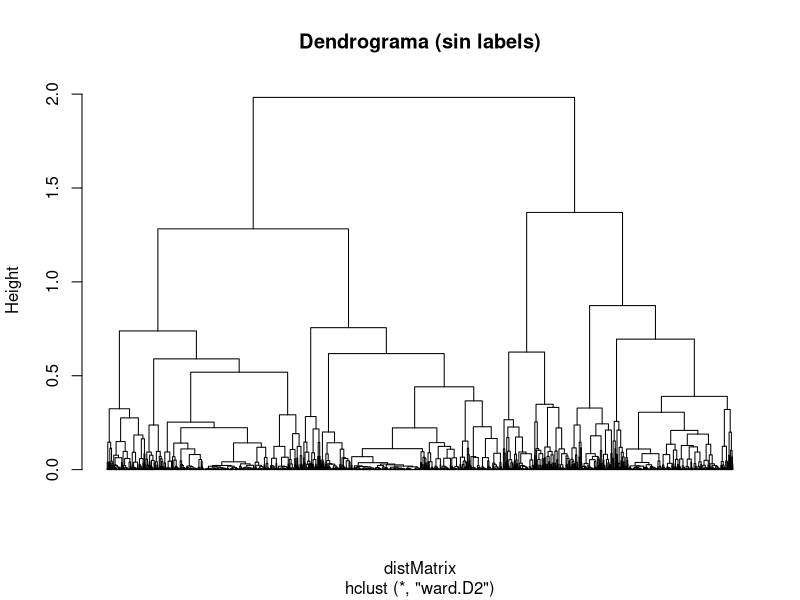
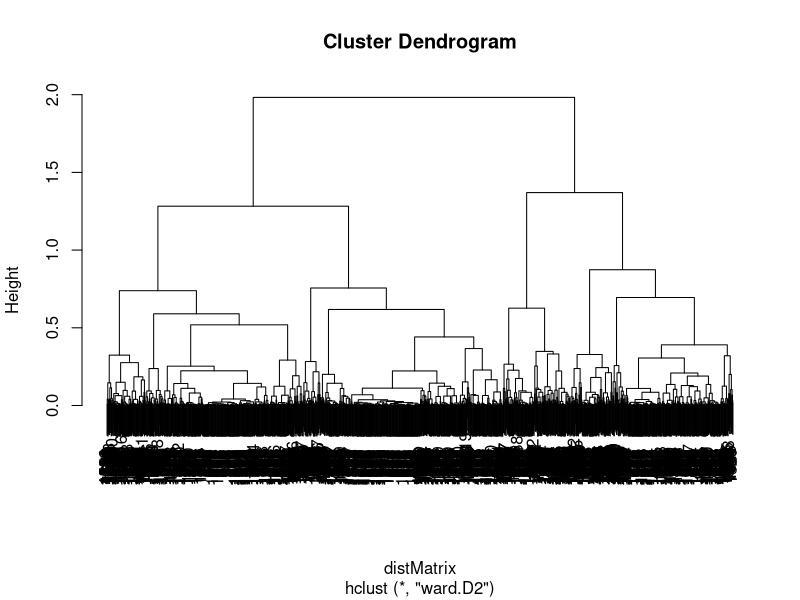
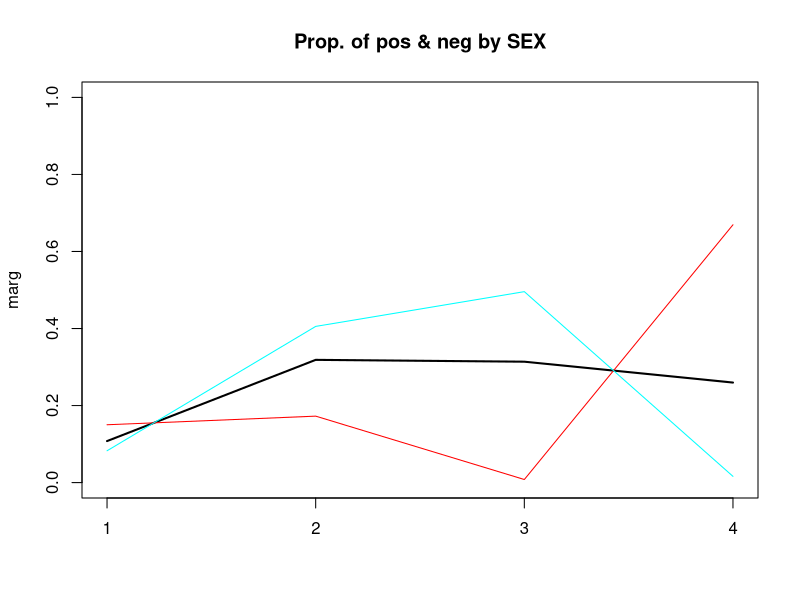
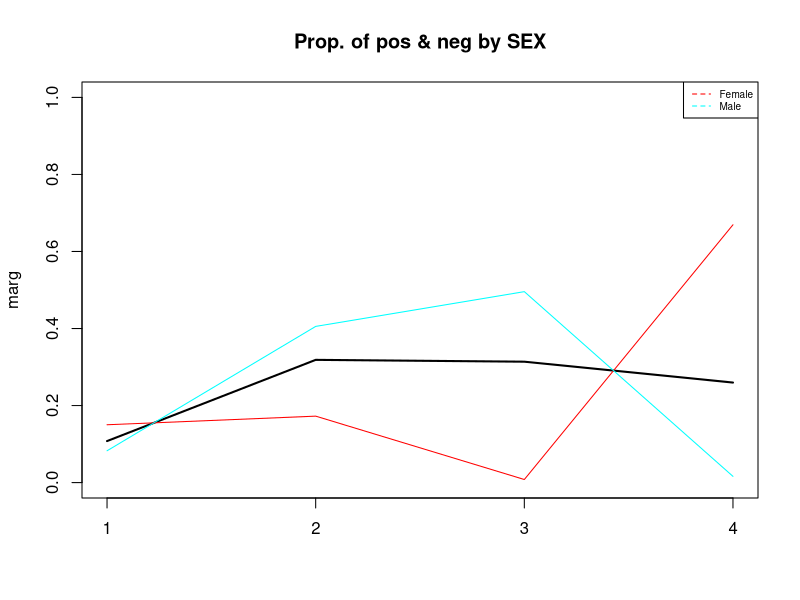
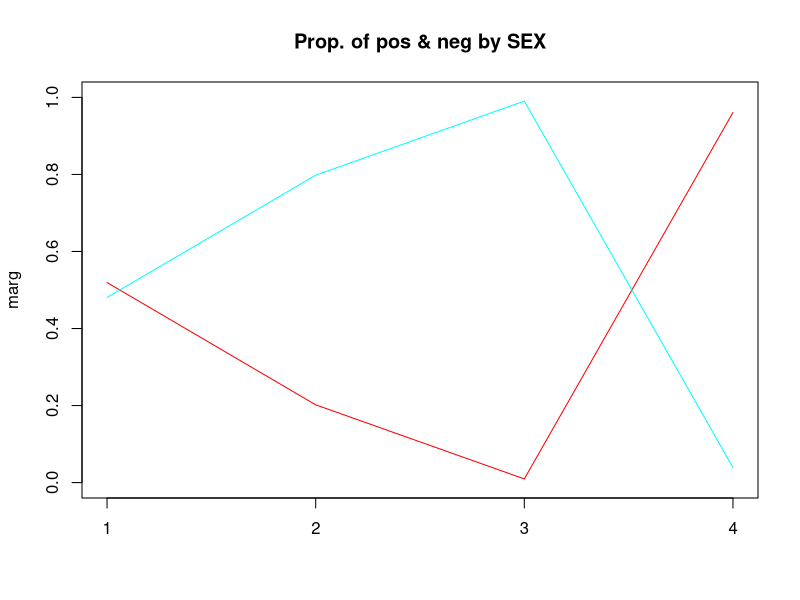
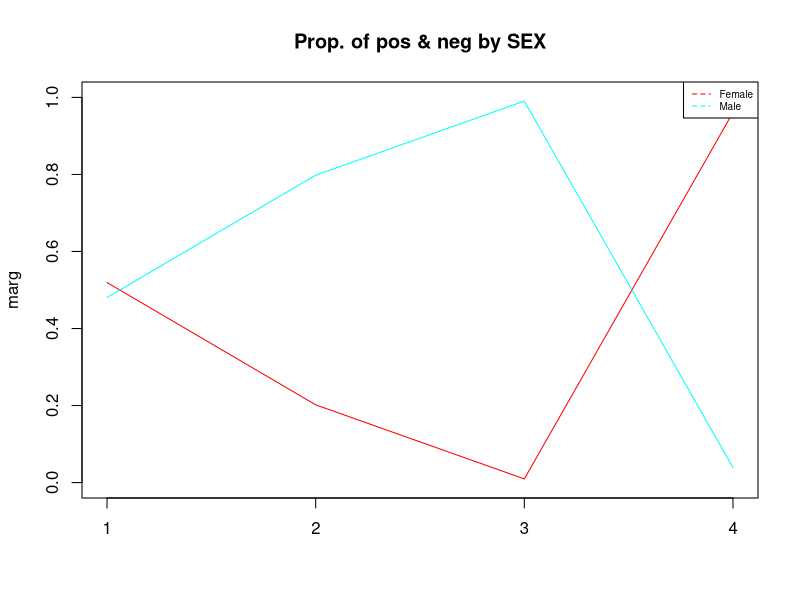
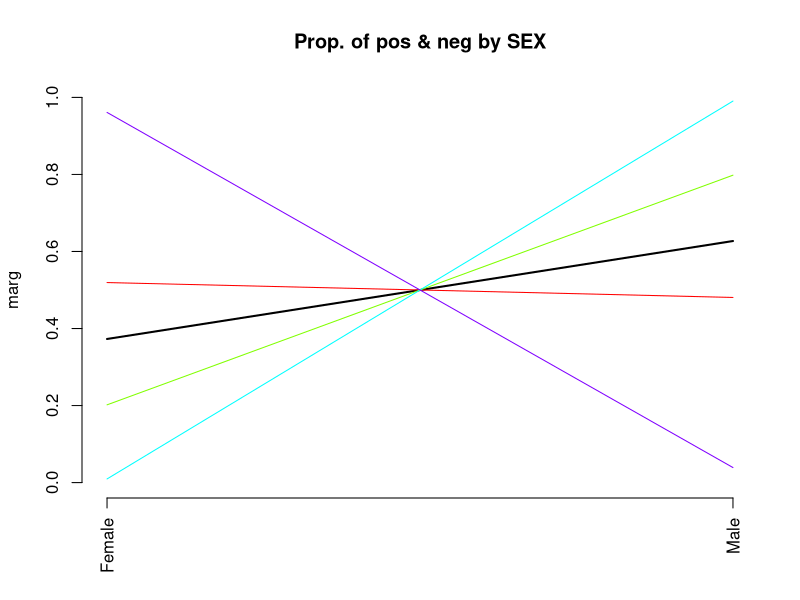
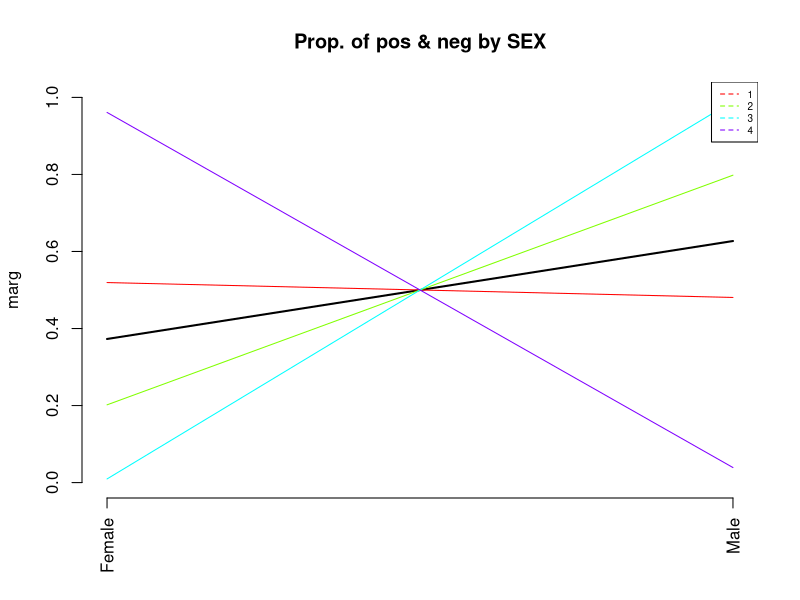

These charts were generated, in order, by the following R code:
## ---- chunk 1

#  READING CREDSCO_BIN
# load("d:/karina/docencia/DataMiningEI/Practiques/2CredscoProfiling/credscok_bin")


#read data only if required
#setwd("C:/Users/sambh/Desktop/UNI/4-Q1/MD/MD")
setwd("~/Documents/UNI/MD/MD2526/")
dd <- read.table("preprocessed_final.csv",header=T, sep=, ',' , dec='.');
                  
names(dd)

#Dictamen    <- as.factor(Dictamen)
#levels(Dictamen) <- c(NA, "positiu","negatiu")

library(cluster)

#dissimilarity matrix
#do not include in actives the identifier variables nor the potential response variable


dd$SEX <- factor(dd$SEX, 
                         levels= c(0,1), 
                         labels = c("Female", "Male"))
dd$INF_ANAM <- factor(dd$INF_ANAM, 
                              levels= c(0,1,2,3), 
                              labels = c("zero", "one", "two", ">=three"))
dd$STENOK_AN <- factor(dd$STENOK_AN, 
                               levels= c(0,1,2,3,4,5,6), 
                               labels = c("never", "last year", "one year ago", 
                                          "two years ago", "three years ago", "4-5 years ago", ">=5 years ago"))
dd$LET_IS <- factor(dd$LET_IS,                      
                            levels= c(0,1,2,3,4,5,6,7), 
                            labels = c("unknown (alive)" ,"cardiogenic shock","pulmonary edema",
                                       "myocardial rupture","progress of congestive HF",
                                       "thromboembolism", "asystole", "ventricular fibrillation"))
dd$GB <- factor(dd$GB,                      
                        levels= c(0,1,2,3), 
                        labels = c("there is no EH","Stage 1","Stage 2","Stage 3"))
dd$SIM_GIPERT <- factor(dd$SIM_GIPERT,                      
                                levels= c(0,1), 
                                labels = c("no", "yes"))
dd$ZSN_A <- factor(dd$ZSN_A,
                           ordered = TRUE,                           # EN R NO SE PUEDE HACER ORDEN PARCIAL! ASÍ QUE LO DEJAMOS ASÍ
                           levels= c(0,1,2,3,4), 
                           labels = c("there is no CHF",
                                      "I stage",
                                      "IIÐ stage (HF due to R VSD)",
                                      "IIÐ stage (HF due to L VSD)",
                                      "IIB stage (HF due to L and R VSD)"))
dd$endocr_01 <- factor(dd$endocr_01,                      
                               levels= c(0,1), 
                               labels = c("no", "yes"))

actives<-c(1:16)
dissimMatrix <- daisy(dd[,actives], metric = "gower", stand=TRUE)

distMatrix<-dissimMatrix^2

h1 <- hclust(distMatrix,method="ward.D2")  # NOTICE THE COST
#versions noves "ward.D" i abans de plot: par(mar=rep(2,4)) si se quejara de los margenes del plot
plot(h1, labels = FALSE, hang = -1, main = "Dendrograma (sin labels)")


plot(h1)

k<-4

c2 <- cutree(h1,k)
n <- nrow(dd)

#Calcula els valor test de la variable Xnum per totes les modalitats del factor P
ValorTestXnum <- function(Xnum,P){
  #freq dis of fac
  nk <- as.vector(table(P)); 
  n <- sum(nk); 
  #mitjanes x grups
  xk <- tapply(Xnum,P,mean);
  #valors test
  txk <- (xk-mean(Xnum))/(sd(Xnum)*sqrt((n-nk)/(n*nk))); 
  #p-values
  pxk <- pt(txk,n-1,lower.tail=F);
  for(c in 1:length(levels(as.factor(P)))){if (pxk[c]>0.5){pxk[c]<-1-pxk[c]}}
  return (pxk)
}




ValorTestXquali <- function(P,Xquali){
  taula <- table(P,Xquali);
  n <- sum(taula); 
  pk <- apply(taula,1,sum)/n;
  pj <- apply(taula,2,sum)/n;
  pf <- taula/(n*pk);
  pjm <- matrix(data=pj,nrow=dim(pf)[1],ncol=dim(pf)[2], byrow=TRUE);      
  dpf <- pf - pjm; 
  dvt <- sqrt(((1-pk)/(n*pk))%*%t(pj*(1-pj))); 
  #i hi ha divisions iguals a 0 dona NA i no funciona
  zkj <- dpf
  zkj[dpf!=0]<-dpf[dpf!=0]/dvt[dpf!=0]; 
  pzkj <- pnorm(zkj,lower.tail=F);
  for(c in 1:length(levels(as.factor(P)))){for (s in 1:length(levels(Xquali))){if (pzkj[c,s]> 0.5){pzkj[c,s]<-1- pzkj[c,s]}}}
  return (list(rowpf=pf,vtest=zkj,pval=pzkj))
}


#source("file")
#dades contain the dataset
dades<-dd
#dades<-dd[filtro,]
#dades<-df
K<-dim(dades)[2]
par(ask=TRUE)


#P must contain the class variable
#P<-dd[,3]
P<-c2
#P<-dd[,18]
nameP<-"classe"
#P<-df[,33]

nc<-length(levels(factor(P)))
nc
pvalk <- matrix(data=0,nrow=nc,ncol=K, dimnames=list(levels(P),names(dades)))
nameP<-"Class"

for(k in 1:K){
  if (is.numeric(dades[,k])){ 
      print(paste("Anàlisi per classes de la Variable:", names(dades)[k]))

      boxplot(dades[,k]~P, main=paste("Boxplot of", names(dades)[k], "vs", nameP ), horizontal=TRUE)
      
      barplot(tapply(dades[[k]], P, mean),main=paste("Means of", names(dades)[k], "by", nameP ))
      abline(h=mean(dades[[k]]))
      legend(0,mean(dades[[k]]),"global mean",bty="n")
      print("Estadístics per groups:")
      for(s in levels(as.factor(P))) {print(summary(dades[P==s,k]))}
      o<-oneway.test(dades[,k]~P)
      print(paste("p-valueANOVA:", o$p.value))
      kw<-kruskal.test(dades[,k]~P)
      print(paste("p-value Kruskal-Wallis:", kw$p.value))
      pvalk[,k]<-ValorTestXnum(dades[,k], P)
      print("p-values ValorsTest: ")
      print(pvalk[,k])      
      }
  
  #else{
   #     if(class(dd[,k])=="Date"){
    #      print(summary(dd[,k]))
     #     print(sd(dd[,k]))
          #decide breaks: weeks, months, quarters...
      #    hist(dd[,k],breaks="weeks")
       # }else{
          #qualitatives
      print(paste("Variable", names(dades)[k]))
      table<-table(P,dades[,k])
   #   print("Cross-table")
   #   print(table)
      rowperc<-prop.table(table,1)

   colperc<-prop.table(table,2)
   #  print("Distribucions condicionades a files")
   # print(rowperc)
   
   #ojo porque si la variable es true o false la identifica amb el tipus Logical i
   #aquest no te levels, por tanto, coertion preventiva
   
   dades[,k]<-as.factor(dades[,k])
   
   
   marg <- table(as.factor(P))/n
   print(append("Categories=",levels(as.factor(dades[,k]))))

   #from next plots, select one of them according to your practical case
   plot(marg,type="l",ylim=c(0,1),main=paste("Prop. of pos & neg by",names(dades)[k]))
   paleta<-rainbow(length(levels(dades[,k])))
   for(c in 1:length(levels(dades[,k]))){lines(colperc[,c],col=paleta[c]) }

   #with legend
   plot(marg,type="l",ylim=c(0,1),main=paste("Prop. of pos & neg by",names(dades)[k]))
   paleta<-rainbow(length(levels(dades[,k])))
   for(c in 1:length(levels(dades[,k]))){lines(colperc[,c],col=paleta[c]) }
   legend("topright", levels(dades[,k]), col=paleta, lty=2, cex=0.6)
   
   #condicionades a classes
   print(append("Categories=",levels(dades[,k])))
   plot(marg,type="n",ylim=c(0,1),main=paste("Prop. of pos & neg by",names(dades)[k]))
   paleta<-rainbow(length(levels(dades[,k])))
   for(c in 1:length(levels(dades[,k]))){lines(rowperc[,c],col=paleta[c]) }
   
   #with legend
   plot(marg,type="n",ylim=c(0,1),main=paste("Prop. of pos & neg by",names(dades)[k]))
   paleta<-rainbow(length(levels(dades[,k])))
   for(c in 1:length(levels(dades[,k]))){lines(rowperc[,c],col=paleta[c]) }
   legend("topright", levels(dades[,k]), col=paleta, lty=2, cex=0.6)
   
   #amb variable en eix d'abcisses
   marg <-table(dades[,k])/n
      print(append("Categories=",levels(dades[,k])))
      plot(marg,type="l",ylim=c(0,1),main=paste("Prop. of pos & neg by",names(dades)[k]), las=3)
    #x<-plot(marg,type="l",ylim=c(0,1),main=paste("Prop. of pos & neg by",names(dades)[k]), xaxt="n")
   #text(x=x+.25, y=-1, adj=1, levels(CountryName), xpd=TRUE, srt=25, cex=0.7)
   paleta<-rainbow(length(levels(as.factor(P))))
      for(c in 1:length(levels(as.factor(P)))){lines(rowperc[c,],col=paleta[c]) }

      #with legend
      plot(marg,type="l",ylim=c(0,1),main=paste("Prop. of pos & neg by",names(dades)[k]), las=3)
      for(c in 1:length(levels(as.factor(P)))){lines(rowperc[c,],col=paleta[c])}
      legend("topright", levels(as.factor(P)), col=paleta, lty=2, cex=0.6)
   
   #condicionades a columna 
   plot(marg,type="n",ylim=c(0,1),main=paste("Prop. of pos & neg by",names(dades)[k]), las=3)
   paleta<-rainbow(length(levels(as.factor(P))))
   for(c in 1:length(levels(as.factor(P)))){lines(colperc[c,],col=paleta[c]) }
   
   #with legend
   plot(marg,type="n",ylim=c(0,1),main=paste("Prop. of pos & neg by",names(dades)[k]), las=3)
   for(c in 1:length(levels(as.factor(P)))){lines(colperc[c,],col=paleta[c])}
   legend("topright", levels(as.factor(P)), col=paleta, lty=2, cex=0.6)
   
      table<-table(dades[,k],P)
      print("Cross Table:")
      print(table)
      print("Distribucions condicionades a columnes:")
      print(colperc)

      #diagrames de barres apilades                                         
      
      paleta<-rainbow(length(levels(dades[,k])))
      barplot(table(dades[,k], as.factor(P)), beside=FALSE,col=paleta )

      barplot(table(dades[,k], as.factor(P)), beside=FALSE,col=paleta )
      legend("topright",levels(as.factor(dades[,k])),pch=1,cex=0.5, col=paleta)
      
   #diagrames de barres adosades
      barplot(table(dades[,k], as.factor(P)), beside=TRUE,col=paleta )

      barplot(table(dades[,k], as.factor(P)), beside=TRUE,col=paleta)
      legend("topright",levels(as.factor(dades[,k])),pch=1,cex=0.5, col=paleta)
   
      print("Test Chi quadrat: ")
      print(chisq.test(dades[,k], as.factor(P)))
   
      print("valorsTest:")
      print( ValorTestXquali(P,dades[,k]))
   #calcular els pvalues de les quali
   #}
      #}
}#endfor

#descriptors de les classes més significatius. Afegir info qualits
for (c in 1:length(levels(as.factor(P)))) {
  if(!is.na(levels(as.factor(P))[c])){
    print(paste("P.values per class:",levels(as.factor(P))[c]));
    print(sort(pvalk[c,]), digits=3) 
  }
}

#afegir la informacio de les modalitats de les qualitatives a la llista de pvalues i fer ordenacio global

#saving the dataframe in an external file
#write.table(dd, file = "credscoClean.csv", sep = ";", na = "NA", dec = ".", row.names = FALSE, col.names = TRUE)
